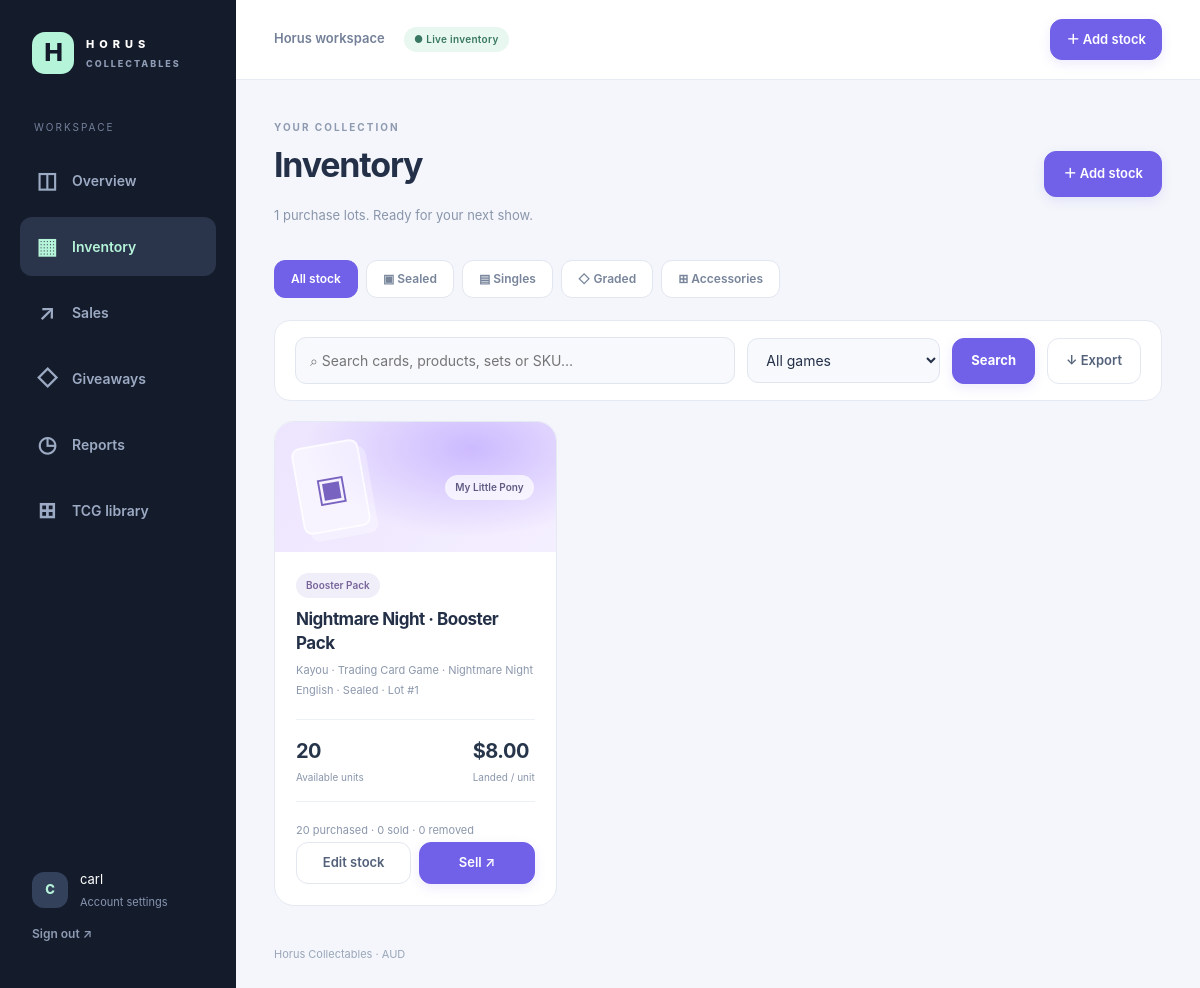
The app's page /stock (signed in) with its own data.
### tables this page shows
CREATE TABLE users (username TEXT PRIMARY KEY, password_hash TEXT NOT NULL,
          failures INTEGER NOT NULL DEFAULT 0, locked_until NUMERIC NOT NULL DEFAULT 0);

CREATE TABLE stock (id INTEGER PRIMARY KEY AUTOINCREMENT, name TEXT NOT NULL,
          category TEXT, set_name TEXT, condition TEXT, quantity INTEGER NOT NULL DEFAULT 1,
          unit_cost NUMERIC NOT NULL DEFAULT 0, shipping_cost NUMERIC NOT NULL DEFAULT 0,
          grading_cost NUMERIC NOT NULL DEFAULT 0, supplies_cost NUMERIC NOT NULL DEFAULT 0,
          source TEXT, purchase_date TEXT, notes TEXT, created_at TEXT NOT NULL, product_type TEXT NOT NULL DEFAULT 'sealed', sku TEXT NOT NULL DEFAULT '', archived INTEGER NOT NULL DEFAULT 0, tcg TEXT NOT NULL DEFAULT '', era TEXT NOT NULL DEFAULT '', language TEXT NOT NULL DEFAULT 'English');

### app.py (the view)
    @app.route('/stock')
    def stock():
        with database() as d:
            rows=enrich(stock_rows(d)); games=list(load_catalogue(d))
        q=request.args.get('q','').lower(); kind=request.args.get('type',''); game=request.args.get('tcg','')
        rows=[r for r in rows if q in (r['name']+' '+r['sku']+' '+(r['set_name'] or '')+' '+r['tcg']+' '+r['era']).lower() and (not kind or r['product_type']==kind) and (not game or r['tcg']==game)]
        return render_template('inventory.html',rows=rows,types=TYPES,games=games)

### catalog.py (called while the page is built)
def load(d):
    result={}
    for r in d.execute('SELECT game,era,set_name FROM catalogue ORDER BY id'):
        eras=result.setdefault(r['game'],{})
        if r['era']:
            sets=eras.setdefault(r['era'],[])
            if r['set_name'] and r['set_name'] not in sets: sets.append(r['set_name'])
    return result

### db.py (called while the page is built)
    def __enter__(self):
        if self.pg:
            import psycopg
            from psycopg.rows import dict_row
            self.conn = psycopg.connect(self.url, row_factory=dict_row)
        else:
            self.conn = sqlite3.connect(self.url.removeprefix('sqlite:///'), timeout=30)
            self.conn.row_factory = sqlite3.Row
            self.conn.execute('PRAGMA foreign_keys=ON')
            self.conn.execute('BEGIN IMMEDIATE')
        return self

    def execute(self, sql, args=()):
        return self.conn.execute(sql.replace('?', '%s') if self.pg else sql, args)

    def __exit__(self, kind, value, tb):
        try:
            self.conn.rollback() if kind else self.conn.commit()
        finally:
            self.conn.close()

### templates/inventory.html (shortened to what this page needs)
{% extends 'base.html' %}{% block content %}<div class="title"><div><p class="eyebrow">YOUR COLLECTION</p><h1>Inventory</h1><p class="muted">{{ rows|length }} purchase lots. Ready for your next show.</p></div><a class="button primary" href="/stock/add">＋ Add stock</a></div>
<div class="filter-tabs">{% for value,label in [('', 'All stock'),('sealed','▣ Sealed'),('singles','▤ Singles'),('graded','◇ Graded'),('accessories','⊞ Accessories')] %}<a class="filter-tab {{ 'active' if request.args.get('type','')==value }}" href="{{ url_for('stock',type=value,q=request.args.get('q',''),tcg=request.args.get('tcg','')) }}">{{ label }}</a>{% endfor %}</div>
<form class="inventory-search"><input aria-label="Search inventory" name="q" placeholder="⌕ Search cards, products, sets or SKU…" value="{{ request.args.get('q','') }}"><select name="tcg" aria-label="Trading card game"><option value="">All games</option></select><button class="primary">Search</button><a class="button" href="/export/stock">↓ Export</a></form>
<div class="inventory-grid">{% for r in rows %}<article class="stock-card"><div class="stock-art {{ r.product_type }}"><span class="product-art" aria-hidden="true">{{ '▣' if r.product_type=='sealed' else '▤' if r.product_type=='singles' else '◇' if r.product_type=='graded' else '⊞' }}</span><span class="badge">{{ r.tcg or 'Collectables' }}</span></div><div class="stock-body"><span class="badge">{{ r.category or r.product_type }}{{ ' · Archived' if r.archived }}</span><h2>{{ r.name }}</h2><p>{{ r.era }}{{ ' · ' if r.era }}{{ r.set_name or 'Custom collection' }}</p><p>{{ r.language }} · {{ r.condition or 'Condition unspecified' }} · Lot #{{ r.id }}</p><div class="stock-stats"><div><strong>{{ r.remaining }}</strong><small>Available units</small></div><div><strong>{{ r.landed|money }}</strong><small>Landed / unit</small></div></div><p>{{ r.quantity }} purchased · {{ r.sold }} sold · {{ r.removed }} removed</p><div class="stock-actions"><a class="button" href="/stock/{{ r.id }}/edit">Edit stock</a>{% if r.remaining>0 and not r.archived %}<a class="button primary" href="/sales/add?stock_id={{ r.id }}">Sell ↗</a>{% elif not r.archived %}<form method="post" action="/stock/{{ r.id }}/archive"><input type="hidden" name="csrf" value="{{ session.csrf }}"><button>Archive</button></form>{% endif %}</div></div></article>{% else %}<section class="empty-state"><span class="action-icon">▦</span><h2>Your collection starts here</h2><p>Add a purchase, then manage every product from its own stock card.</p><a class="button primary" href="/stock/add">＋ Add first stock</a></section>{% endfor %}</div>{% endblock %}

### templates/base.html (shortened to what this page needs)
<!doctype html><html lang="en"><head><link rel="stylesheet" href="{{ url_for('static',filename='style.css') }}"><link rel="stylesheet" href="{{ url_for('static',filename='app.css') }}"></head><body class="{{ 'signed-in' if session.user else 'signed-out' }}">
{% if session.user %}<aside class="sidebar"><a class="brand" href="/"><span class="brand-mark">H</span><span>HORUS<small>COLLECTABLES</small></span></a><p class="nav-label">WORKSPACE</p><nav aria-label="Main navigation">{% for path,icon,label in [('/','◫','Overview'),('/stock','▦','Inventory'),('/sales','↗','Sales'),('/adjustments','◇','Giveaways'),('/reports','◷','Reports'),('/catalogue','⊞','TCG library')] %}<a href="{{ path }}" class="{{ 'active' if request.path==path or (path not in ['/','/reports'] and request.path.startswith(path+'/')) else '' }}"><span class="nav-icon" aria-hidden="true">{{ icon }}</span>{{ label }}</a>{% endfor %}</nav><div class="sidebar-bottom"><a class="account-link" href="/password"><span class="avatar">{{ session.user[:1]|upper }}</span><span>{{ session.user }}<small>Account settings</small></span></a><form method="post" action="/logout"><input type="hidden" name="csrf" value="{{ session.csrf }}"><button class="signout">Sign out ↗</button></form></div></aside>{% endif %}
<div class="app-content"><header class="app-topbar">{% if session.user %}<span class="workspace-title">Horus workspace <span class="status-pill">● Live inventory</span></span><a class="button primary compact" href="/stock/add">＋ Add stock</a>{% else %}<a class="brand" href="/">HORUS <small>COLLECTABLES</small></a>{% endif %}</header><main>{% for category,message in get_flashed_messages(with_categories=true) %}<div class="notice {{ category }}" role="alert">{{ message }}</div>{% endfor %}{% block content %}{% endblock %}</main><footer>Horus Collectables · AUD</footer></div></body></html>

### static/style.css (style rules this page uses)
:root { font-family:system-ui,sans-serif;color:#e9edf4;background:#0d1420;line-height:1.5 }
* { box-sizing:border-box }
body { margin:0 }
header { padding:22px 4%;background:#121d2c;display:flex;gap:28px;align-items:center;flex-wrap:wrap;border-bottom:1px solid #304057 }
a { color:#dfb96d;text-decoration:none }
.brand { font-size:23px;font-weight:800;letter-spacing:3px }
.brand span { display:block;font-size:11px;letter-spacing:5px }
nav { display:flex;gap:20px;flex-wrap:wrap;flex:1 }
nav a { font-size:14px;color:#dce4ee }
main { max-width:1440px;margin:36px auto;padding:0 4% }
h1 { font-size:34px;line-height:1.2 }
h2 { font-size:21px }
.eyebrow { color:#dfb96d;letter-spacing:3px;font-size:12px }
.title,.toolbar { display:flex;gap:18px;align-items:center;flex-wrap:wrap }
.title { justify-content:space-between }
input,select,textarea { display:block;width:100%;padding:11px;background:#0e1827;color:#e9edf4;border:1px solid #40526b;border-radius:6px;margin:7px 0 14px;font:inherit }
button,.button { display:inline-block;cursor:pointer;padding:10px 16px;border:1px solid #60718a;border-radius:6px;background:#26374e;color:white;font:inherit }
.primary { background:#dfb96d;color:#152033;border-color:#dfb96d;font-weight:700 }
small { display:block;color:#a5b3c7;margin-top:4px }
.muted,footer { color:#a5b3c7;font-size:13px }
footer { padding:30px 4% }

### records on screen
users: user "carl"
stock: product_type "▣", tcg "My Little Pony", category "Booster Pack", name "Nightmare Night · Booster Pack", era "Kayou · Trading Card Game", era "·", set_name "Nightmare Night", language "English", condition "Sealed", id "1", remaining "20", landed "$8.00", quantity "20", sold "0", removed "0"

### other values on screen
{{ icon }} "◫" "▦" "↗" "◇" "◷" "⊞"
{{ label }} "Overview" "Inventory" "Sales" "Giveaways" "Reports" "TCG library"
{{ session.user[:1]|upper }} "C"
{{ rows|length }} "1"
{{ label }} "All stock" "▣ Sealed" "▤ Singles" "◇ Graded" "⊞ Accessories"
